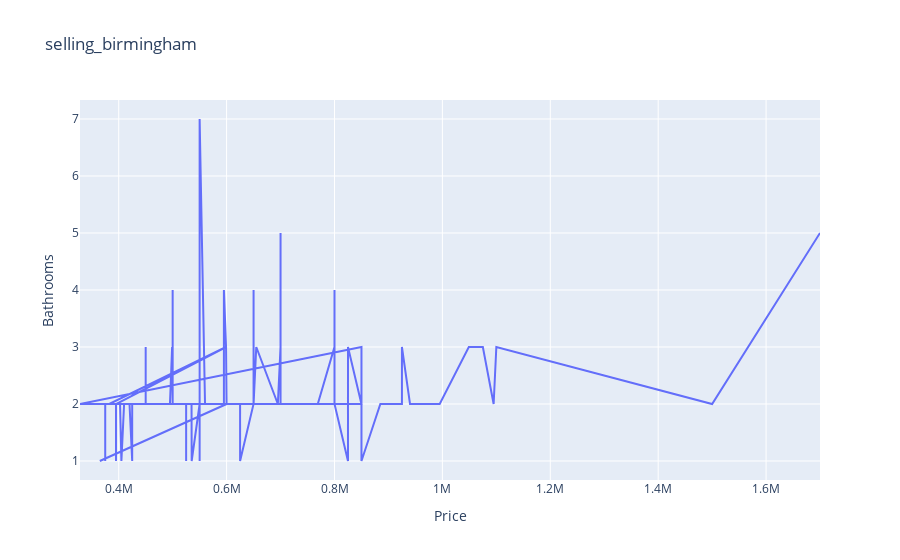

Notebook cell for this chart:
### Code cell
import plotly.express as px
df = selling_birmingham
fig = px.line(df,x= 'Price',y= 'Bathrooms',title='selling_birmingham')
fig.write_html("line_graph_bathrooms.html")
fig.show()

### Figure 1 — Plotly figure (JSON) as saved in the notebook; plotly's stock layout.template omitted (floating-point values rounded to 4 significant figures; data arrays with more than 128 entries replaced by an {"elided": "..."} marker saying what was removed)
{"data": [{"hovertemplate": "Price=%{x}<br>Bathrooms=%{y}<extra></extra>", "legendgroup": "", "line": {"color": "#636efa", "dash": "solid"}, "marker": {"symbol": "circle"}, "mode": "lines", "name": "", "orientation": "v", "showlegend": false, "type": "scatter", "x": {"elided": "138 int values"}, "xaxis": "x", "y": {"elided": "138 int values"}, "yaxis": "y"}], "layout": {"legend": {"tracegroupgap": 0}, "title": {"text": "selling_birmingham"}, "xaxis": {"anchor": "y", "domain": [0, 1], "title": {"text": "Price"}}, "yaxis": {"anchor": "x", "domain": [0, 1], "title": {"text": "Bathrooms"}}}}
